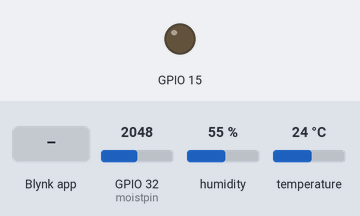
The sketch below on a simulated ESP32. Parts: output pins drawn as LEDs (lit = HIGH). The test bench sets the inputs (shaded band); at power-on: GPIO 32 (moistpin) = 2048, humidity 55 %, temperature 24 °C. WiFi joins after 1.5 s; servers stay silent unless stated.

Above: at 4.0 s.
4.1 s: Blynk app writes 1 to V3
At 5.0 s:
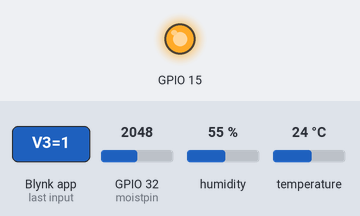
5.6 s: Blynk app writes 0 to V3
At 6.2 s:
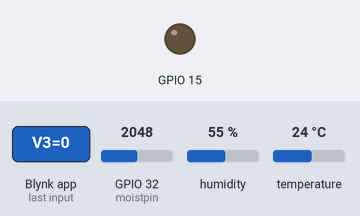
7.1 s: Blynk app writes 200 to V3
At 8.5 s:
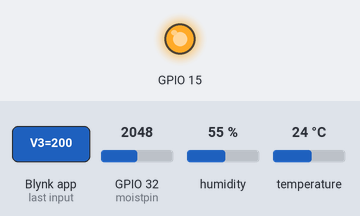
Timing chart, 0 to 10.1 s (numbered marks = the images above; inputs shaded):
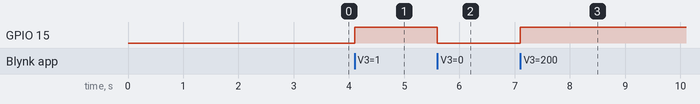

Measured:
- after the input at 4.1 s, GPIO 15: LOW → HIGH at once
- after the input at 5.6 s, GPIO 15: HIGH → LOW at once
- after the input at 7.1 s, GPIO 15: LOW → HIGH at once

The sketch:

DHT11_Blynk.ino
```cpp
#define BLYNK_PRINT Serial
//#define BLYNK_TEMPLATE_ID "**************"      //Paste your credentials here
//#define BLYNK_DEVICE_NAME "*****************************"  //Paste your credentials here
#define BLYNK_TEMPLATE_ID "TMPLFqKs3KF2"
#define BLYNK_DEVICE_NAME "Automatic Plant Watering System"
//#define BLYNK_AUTH_TOKEN "OiDo8pEbjFrThq0qf0w0L6BpNvK4dN_u"

#include <WiFi.h>
#include <WiFiClient.h>
#include <BlynkSimpleEsp32.h>
#include "DHT.h"

// You should get Auth Token in the Blynk App.
// Go to the Project Settings (nut icon).
char auth[] = "OiDo8pEbjFrThq0qf0w0L6BpNvK4dN_u";//Paste auth token you copied

// Your WiFi credentials.
// Set password to "" for open networks.
char ssid[] = "IOTlab";///Enter your wifi name
char pass[] = "iotlab@p202";// Enter wifi password

#define DHTPIN 27         // What digital pin we're connected to select yours accordingly

// Uncomment whatever type you're using!
#define DHTTYPE DHT11     // DHT 11
//#define DHTTYPE DHT22   // DHT 22, AM2302, AM2321
//#define DHTTYPE DHT21   // DHT 21, AM2301

DHT dht(DHTPIN, DHTTYPE);
BlynkTimer timer;
int moistpin=32;
BLYNK_WRITE(V3)
{
  int moistvalue = param.asInt();
  digitalWrite(15,moistvalue);
  }
// This function sends Arduino's up time every second to Virtual Pin (5).
// In the app, Widget's reading frequency should be set to PUSH. This means
// that you define how often to send data to Blynk App.
void sendSensor()
{
  float h = dht.readHumidity();
  float t = dht.readTemperature(); // or dht.readTemperature(true) for Fahrenheit
  int moistvalue = analogRead(moistpin);
  if (isnan(h) || isnan(t)) {
    Serial.println("Failed to read from DHT sensor!");
    return;
  }
  // You can send any value at any time.
  // Please don't send more that 10 values per second.
  Blynk.virtualWrite(V1, h); // select your virtual pins accordingly
  Blynk.virtualWrite(V0, t); // select your virtual pins accordingly
    Blynk.virtualWrite(V2, moistvalue); // select your virtual pins accordingly

}

void setup()
{
  // Debug console
  Serial.begin(115200);
  pinMode(15,OUTPUT);
delay(1000);
  Blynk.begin(auth, ssid, pass);
  // You can also specify server:
  //Blynk.begin(auth, ssid, pass, "blynk-cloud.com", 80);
  //Blynk.begin(auth, ssid, pass, IPAddress(192,168,1,100), 8080);

  dht.begin();

  // Setup a function to be called every second
  timer.setInterval(1000L, sendSensor);
}

void loop()
{
  Blynk.run();
  timer.run();
}
```
